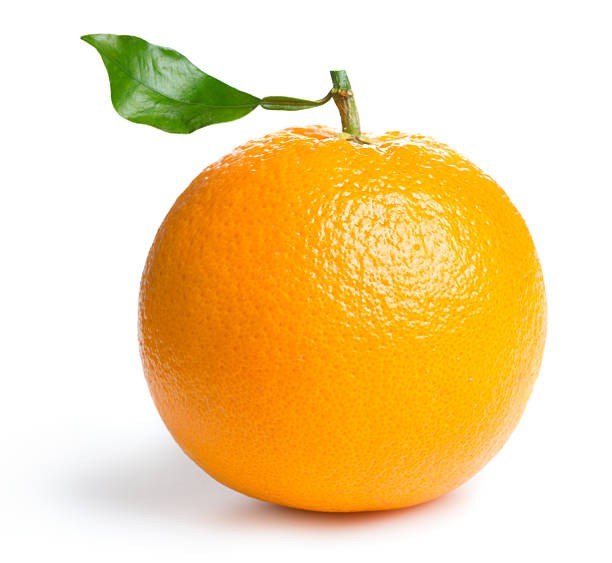
#> input picture COMPUTER_VISION_CNN/Assignment_4/thkoczih.png, 612 x 563 px, found by its file name
$ jupyter execute Assignment_4_Bonus_2.ipynb
#> lines starting #> are read from the running program, lines starting #| are printed output that depends on the picture; after the words box and inside, x2 and y2 are one past the last pixel; in counts of white or black regions, pixels touching at a corner belong together
## build mask and apply on the image (use thresholding)

[cell 1]
import cv2
import numpy as np
from matplotlib import pyplot as plt

# Load the image
image = cv2.imread('/content/thkoczih.png')  # Update with your image path
#> image is the input picture: shape (563, 612, 3); mean B, G, R 161, 214.9, 244.3
image_rgb = cv2.cvtColor(image, cv2.COLOR_BGR2RGB)

# Convert the image to grayscale
gray = cv2.cvtColor(image, cv2.COLOR_BGR2GRAY)
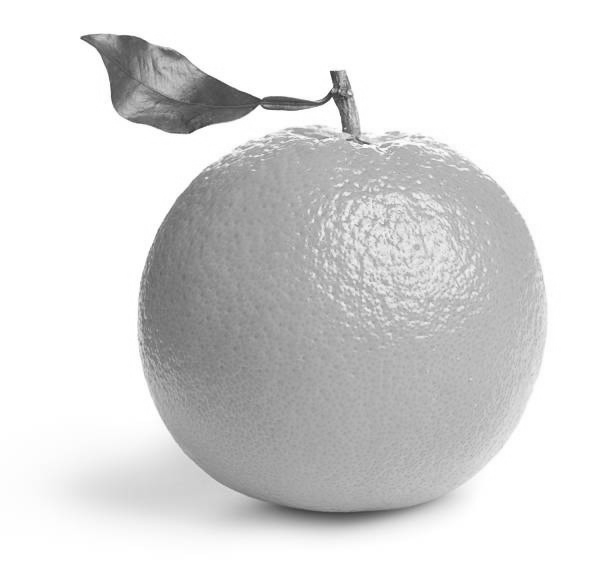
#> gray: shape (563, 612); min 52, max 255, mean 217.6

# Apply a binary threshold to the grayscale image
# The second argument (127) is the threshold value; you can adjust this based on the image
_, threshold_mask = cv2.threshold(gray, 127, 255, cv2.THRESH_BINARY_INV)
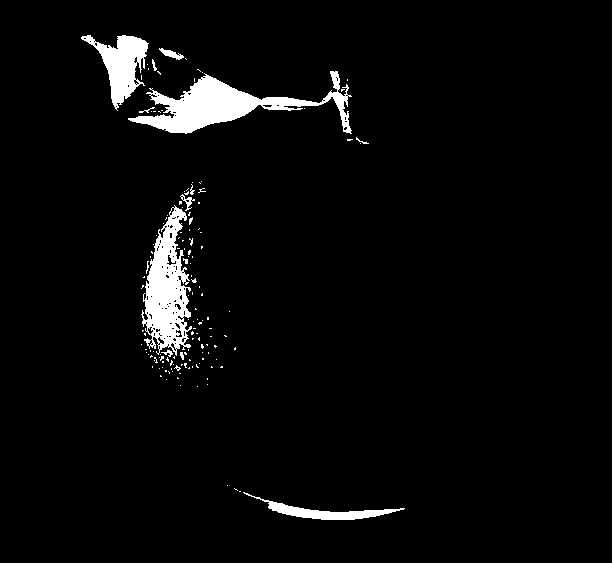
#> threshold_mask: shape (563, 612); 3.8% white; 145 white regions (133 under 20 px), largest, box (x1, y1, x2, y2) and area: (128, 71, 352, 134) 4877, (141, 205, 192, 356) 4110, (81, 35, 149, 111) 2164

# Optionally, apply morphological operations to clean up the mask
# This is useful to remove noise or fill holes in the mask
kernel = np.ones((5,5), np.uint8)
cleaned_mask = cv2.morphologyEx(threshold_mask, cv2.MORPH_CLOSE, kernel)
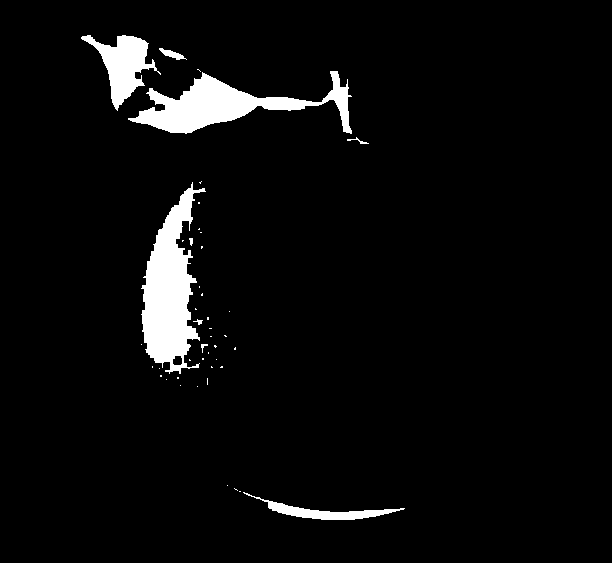
#> cleaned_mask: shape (563, 612); 4.5% white; 44 white regions (35 under 20 px), largest, box (x1, y1, x2, y2) and area: (141, 182, 206, 374) 6342, (128, 71, 352, 134) 5374, (81, 35, 161, 111) 2378

# Apply the mask to the original image
masked_image = cv2.bitwise_and(image_rgb, image_rgb, mask=cleaned_mask)
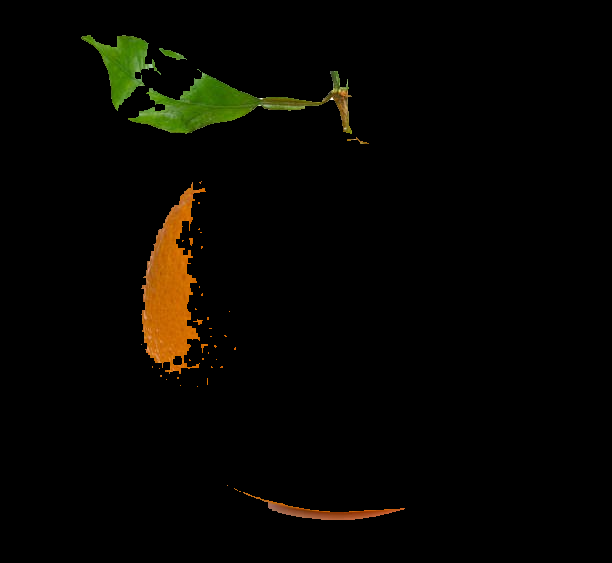
#> masked_image: shape (563, 612, 3); mean R, G, B 6.3, 5.2, 0.8

# Display the results
plt.figure(figsize=(12, 7))

plt.subplot(1, 3, 1)
plt.imshow(image_rgb)
plt.title('Original Image')

plt.subplot(1, 3, 2)
plt.imshow(threshold_mask, cmap='gray')
plt.title('Threshold Mask')

plt.subplot(1, 3, 3)
plt.imshow(masked_image)
plt.title('Masked Image')

plt.tight_layout()
plt.show()
